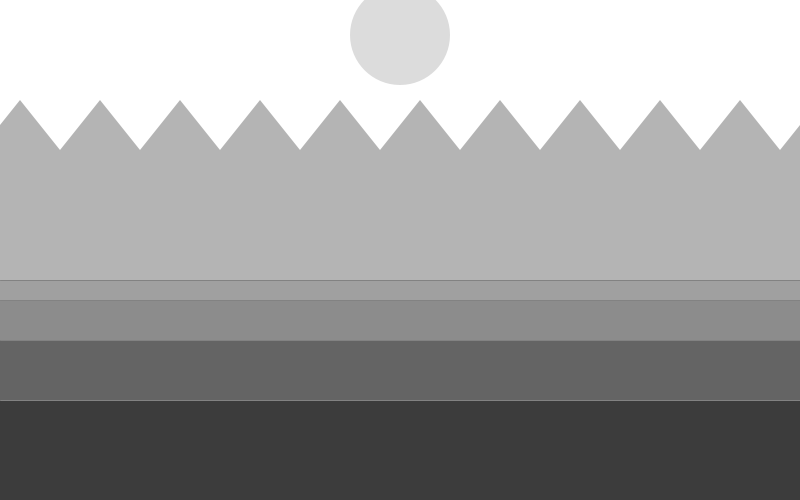
Frame 1 (no input)
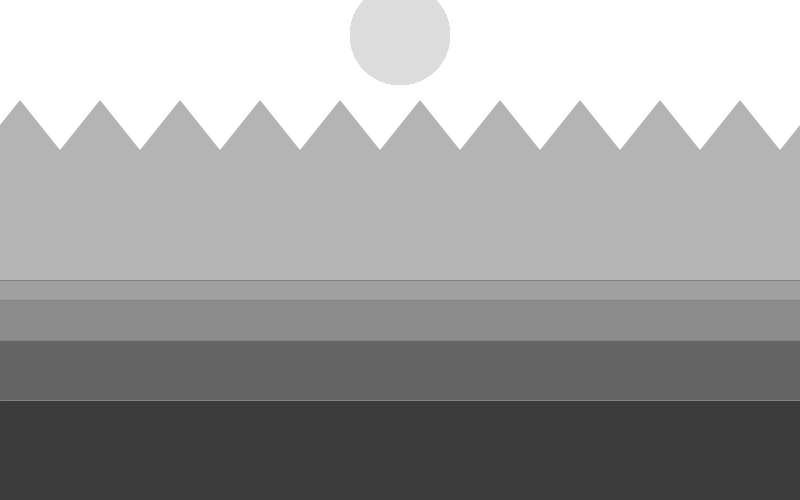
Frame 60 (the mouse pressed at the canvas centre just before this capture)
Frame 120 (the mouse held since frame 60 and released just before this capture): identical to frame 60, image omitted

The Processing sketch that drew these frames (run headless with seeded random() and noise(); from frame 60 on, the mouse is pressed at the canvas centre):

// Processing sketch: processing_71767
// ── processing_71767.pde

int x = 20;


void setup (){
  size (800, 500);
  smooth ();
  background (255);
}


void draw (){
  ellipseMode (CENTER);
  rectMode (CORNERS);
  
 
  
//Sun
noStroke ();
fill (220);
ellipse (400, 35, 100, 100);

//mountain
noStroke ();
fill (180);
rect (-20, 150, 820, 500);

 //hills
while (x <= 880) {
  triangle (x-40, 150, x, 100, x+40, 150);
  x = x + 80;
}

//planes rects
noStroke ();
fill (160);
rect (0, 500, 800, 280);
fill (140);
rect (0, 500, 800, 300);
fill (100);
rect (0, 500, 800, 340);
fill (60);
rect (0, 500, 800, 400);
  
//planes
strokeWeight(1);
stroke (130);
line (0, 400, 800, 400);

line (0, 340, 800, 340);

line (0, 300, 800, 300);

line (0, 280, 800, 280);


}
